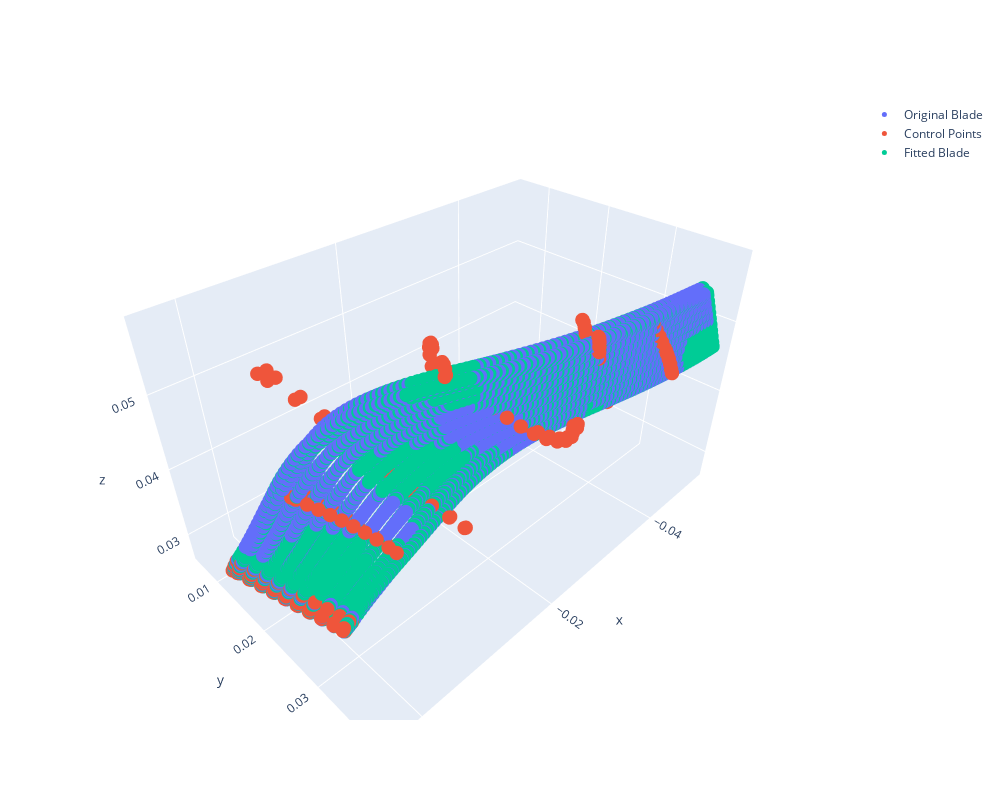

Notebook code cell kept with this figure:
### Code cell
bc.main_blade.draw_blade()

### Figure 1 — Plotly figure (JSON) as saved in the notebook; plotly's stock layout.template omitted (floating-point values rounded to 4 significant figures; data arrays with more than 128 entries replaced by an {"elided": "..."} marker saying what was removed)
{"data": [{"marker": {"size": 5}, "mode": "markers", "name": "Original Blade", "type": "scatter3d", "x": {"elided": "2508 float values"}, "y": {"elided": "2508 float values"}, "z": {"elided": "2508 float values"}}, {"marker": {"size": 5}, "mode": "markers", "name": "Control Points", "type": "scatter3d", "x": {"elided": "297 float values"}, "y": {"elided": "297 float values"}, "z": {"elided": "297 float values"}}, {"marker": {"size": 5}, "mode": "markers", "name": "Fitted Blade", "type": "scatter3d", "x": {"elided": "2640 float values"}, "y": {"elided": "2640 float values"}, "z": {"elided": "2640 float values"}}], "layout": {"height": 800, "width": 1000}}
